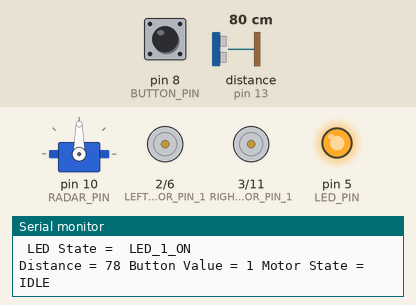
Recording of a sketch running on a simulated Arduino Uno, built with avr-gcc and run on an emulated ATmega328P. Parts: servo, motor-driver pin pairs drawn as motors (green arrow = first pin HIGH = forward, orange = second pin HIGH = backward, longer = more drive), output pins drawn as LEDs (lit = HIGH), the last lines printed to the serial monitor. Wiring (inferred from the names in the program): ultrasonic range finder: trigger pin 12; echo pin 13. Dashed ring = blinking. The test bench sets the inputs (shaded band); at power-on: pin 8 (BUTTON_PIN) HIGH, distance to the obstacle (sensor on pin 13) 80 cm. The echo pulse lasts 58.3 µs per cm; pins used as bus, display or sensor lines are not drawn.

Above: at 1.2 s.
1.3 s: pin 8 (BUTTON_PIN) pulled LOW for 0.15 s
At 2.4 s:
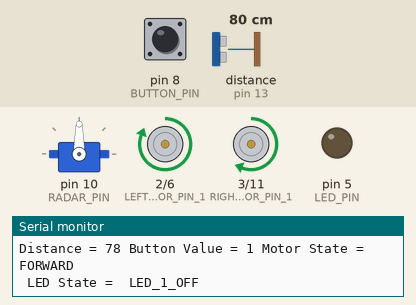
4.4 s: distance to the obstacle (sensor on pin 13) set to 12 cm
7.4 s: distance to the obstacle (sensor on pin 13) set to 9 cm
At 8.2 s:
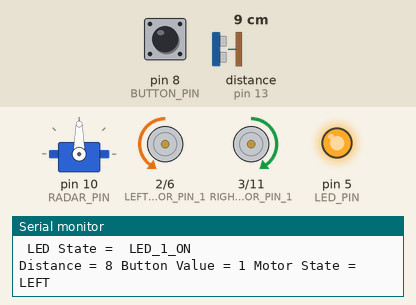
10.4 s: distance to the obstacle (sensor on pin 13) set to 120 cm
At 12.82 s:
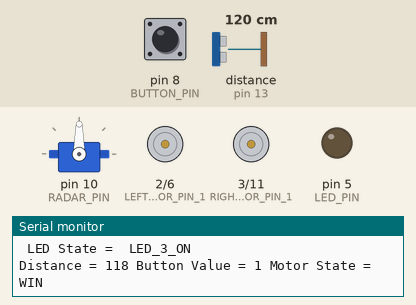
13.4 s: pin 8 (BUTTON_PIN) pulled LOW for 1 s
At 13.82 s:
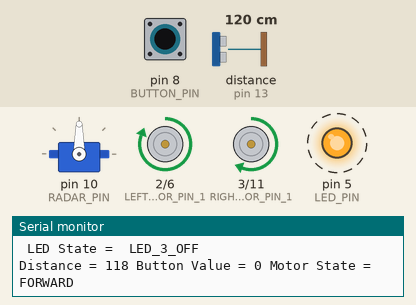
17.4 s: distance to the obstacle (sensor on pin 13) set to 2 cm
At 17.73 s:
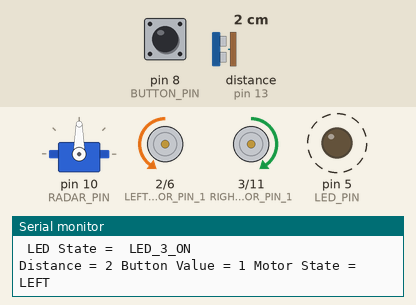
Timing chart, 0 to 21.4 s (numbered marks = the images above; inputs shaded):
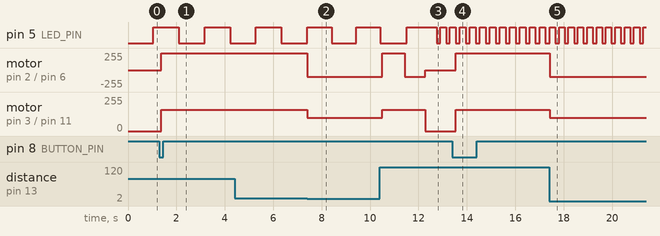

Measured:
- the behaviour switches between 11 and 10 cm on distance to the obstacle (sensor on pin 13) (found by bisection; images 1 and 2)
- after the input at 1.3 s, motor on pin 2 (LEFT_MOTOR_PIN_1) / pin 6 (LEFT_MOTOR_PIN_2): stopped → forward 255/255 after 0.06 s; motor on pin 3 (RIGHT_MOTOR_PIN_1) / pin 11 (RIGHT_MOTOR_PIN_2): stopped → forward 160/255 after 0.06 s
- after the input at 7.4 s, motor on pin 2 (LEFT_MOTOR_PIN_1) / pin 6 (LEFT_MOTOR_PIN_2): forward 255/255 → backward 100/255 at once; motor on pin 3 (RIGHT_MOTOR_PIN_1) / pin 11 (RIGHT_MOTOR_PIN_2): forward 160/255 → forward 100/255 at once
- after the input at 10.4 s, motor on pin 2 (LEFT_MOTOR_PIN_1) / pin 6 (LEFT_MOTOR_PIN_2): backward 100/255 → forward 255/255 after 0.11 s, → backward 100/255 0.92 s later, → stopped 0.86 s later; motor on pin 3 (RIGHT_MOTOR_PIN_1) / pin 11 (RIGHT_MOTOR_PIN_2): forward 100/255 → forward 160/255 after 0.11 s, → stopped 1.8 s later
- after the input at 13.4 s, motor on pin 2 (LEFT_MOTOR_PIN_1) / pin 6 (LEFT_MOTOR_PIN_2): stopped → forward 255/255 after 0.13 s; motor on pin 3 (RIGHT_MOTOR_PIN_1) / pin 11 (RIGHT_MOTOR_PIN_2): stopped → forward 160/255 after 0.13 s
- after the input at 17.4 s, motor on pin 2 (LEFT_MOTOR_PIN_1) / pin 6 (LEFT_MOTOR_PIN_2): forward 255/255 → backward 100/255 at once; motor on pin 3 (RIGHT_MOTOR_PIN_1) / pin 11 (RIGHT_MOTOR_PIN_2): forward 160/255 → forward 100/255 at once
- by itself, pin 5 (LED_PIN): alternates HIGH for 0.23 s and LOW for 0.16 s

The sketch:

Robot_code.ino
```cpp
#include <Servo.h>

// Variables
const int LEFT_MOTOR_PIN_1 = 2;
const int LEFT_MOTOR_PIN_2 = 6;
const int RIGHT_MOTOR_PIN_1 = 3;
const int RIGHT_MOTOR_PIN_2 = 11;
const int BUTTON_PIN = 8;
const int LED_PIN = 5;
const int TRIG_PIN = 12;
const int ECHO_PIN = 13;
const int RADAR_PIN = 10;

Servo myservo;
const int TIME = 10000;


unsigned long t_1;
unsigned long t1;
unsigned long t;
// STATES
const int IDLE = 0;
const int FORWARD = 1;
const int LEFT = 2;
const int RIGHT = 3;
const int STOP = 4;
const int RADAR_LEFT = 5; // NOT USED
const int RADAR_RIGHT = 6; // NOT USED
const int LED_ON_1 = 7;
const int LED_OFF_1 = 8;
const int LED_ON_3 = 9;
const int LED_OFF_3 = 10;
const int led1on = 11;
const int led3on = 12;
const int START = 13;
const int WIN = 14;
const int CHECK = 15;
const int CHECK_LEFT = 16;
const int CHECK_RIGHT = 17;

// create state table
const char* STATE[30] = {
  "IDLE",
  "FORWARD",
  "LEFT",
  "RIGHT",
  "STOP",
  "RADAR_LEFT",
  "RADAR_RIGHT",
  "LED_1_ON",
  "LED_1_OFF",
  "LED_3_ON",
  "LED_3_OFF",
  "led1_start",
  "led3_start",
  "START",
  "WIN",
  "CHECK",
  "CHECK_LEFT",
  "CHECK_RIGHT"
};

// Setting up default states

int state = IDLE;
int buttonValue;
int ledstate = IDLE;

// Defining the minimum distance to turn and the time it takes to turn
const int MIN_DISTANCE = 10;
const int MAX_DISTANCE = 100;
const int TURN_TIME = 200;


// LED on and off times
const int LED1_ON_TIME = 1000;
const int LED1_OFF_TIME = 1000;
const int LED3_ON_TIME = 133;
const int LED3_OFF_TIME = 200;

// getting distance
int getDistance() {
  unsigned long duration;
  // Clears the trigPin
  digitalWrite(TRIG_PIN, LOW);
  delayMicroseconds(2);
  // Sets the trigPin on HIGH state for 10 micro seconds
  digitalWrite(TRIG_PIN, HIGH);
  delayMicroseconds(10);
  digitalWrite(TRIG_PIN, LOW);
  // Reads the echoPin, returns the sound wave travel time in microseconds
  duration = pulseIn(ECHO_PIN, HIGH);
  //Serial.println(duration);
  // Calculating the distance
  int distance = (duration * 0.034) / 2;
  // Return the distance
  return (distance);
}

// Robot controlls
void forward() {
  analogWrite(LEFT_MOTOR_PIN_1, 200);
  analogWrite(LEFT_MOTOR_PIN_2, 0);
  analogWrite(RIGHT_MOTOR_PIN_1, 160);
  analogWrite(RIGHT_MOTOR_PIN_2, 0);
}


void turnLeft() {
  analogWrite(LEFT_MOTOR_PIN_1, 0);
  analogWrite(LEFT_MOTOR_PIN_2, 100);
  analogWrite(RIGHT_MOTOR_PIN_1, 100);
  analogWrite(RIGHT_MOTOR_PIN_2, 0);
}


void stop() {
  analogWrite(LEFT_MOTOR_PIN_1, 255);
  analogWrite(LEFT_MOTOR_PIN_2, 255);
  analogWrite(RIGHT_MOTOR_PIN_1, 255);
  analogWrite(RIGHT_MOTOR_PIN_2, 255);
}


void setup() {
  // put your setup code here, to run once:
  pinMode(BUTTON_PIN, INPUT);
  pinMode(LED_PIN, OUTPUT);
  pinMode(TRIG_PIN, OUTPUT);
  pinMode(ECHO_PIN, INPUT);
  pinMode(LEFT_MOTOR_PIN_1, OUTPUT);
  pinMode(LEFT_MOTOR_PIN_2, OUTPUT);
  pinMode(RIGHT_MOTOR_PIN_1, OUTPUT);
  pinMode(RIGHT_MOTOR_PIN_2, OUTPUT);
  Serial.begin(9600);
  myservo.attach(RADAR_PIN);
}

void loop() {
  // put your main code here, to run repeatedly:

  // Print statements
  buttonValue = digitalRead(BUTTON_PIN);
  int distance = getDistance();
  Serial.print("Distance = ");
  Serial.print(distance);
  Serial.print(" Button Value = ");
  Serial.print(buttonValue);
  Serial.print(" Motor State = ");
  Serial.println(STATE[state]);
  Serial.print(" LED State =  ");
  Serial.println(STATE[ledstate]);


  // LED handling
  // LED 1
  if (ledstate == IDLE) {
    t1 = millis();
    ledstate = led1on;
  } else if (ledstate == led1on) {
    if (millis() - t1 > 1000) {
      t1 = millis();
      digitalWrite(LED_PIN, HIGH);
      ledstate = LED_ON_1;
    }
  } else if (ledstate == LED_ON_1) {
    if (millis() - t1 > LED1_ON_TIME) {
      t1 = millis();
      digitalWrite(LED_PIN, LOW);
      ledstate = LED_OFF_1;
    }
  } else if (ledstate == LED_OFF_1) {
    if (millis() - t1 > LED1_OFF_TIME) {
      t1 = millis();
      digitalWrite(LED_PIN, HIGH);
      ledstate = LED_ON_1;
    }
  }

  // LED 3
  if (ledstate == WIN) {
    t1 = millis();
    ledstate = led3on;
  } else if (ledstate == led3on) {
    if (millis() - t1 > LED3_ON_TIME) {
      t1 = millis();
      digitalWrite(LED_PIN, HIGH);
      ledstate = LED_ON_3;
    }
  } else if (ledstate == LED_ON_3) {
    if (millis() - t1 > LED3_OFF_TIME) {
      t1 = millis();
      digitalWrite(LED_PIN, LOW);
      ledstate = LED_OFF_3;
    }
  } else if (ledstate == LED_OFF_3) {
    if (millis() - t1 > LED3_ON_TIME) {
      t1 = millis();
      digitalWrite(LED_PIN, HIGH);
      ledstate = LED_ON_3;
    }
  }


  // Motor Handling
  buttonValue = digitalRead(BUTTON_PIN);
  if (buttonValue == LOW && state == IDLE) {
    forward();
    state = FORWARD;
    t_1 = millis();
  } else if (buttonValue == LOW && state != FORWARD) {
    state = IDLE;
    stop();
  } else if (state == FORWARD) {
    if (millis() - t_1 > TIME) {
      stop();
      turnLeft();
      t_1 = millis();
      state = CHECK_LEFT;
    }

    // Sensor
    if (getDistance() < MIN_DISTANCE) {
      turnLeft();
      t = millis();
      state = LEFT;
      Serial.println(t);
    }

    // if this state occured
  } else if (state == LEFT) {
    if (millis() - t > TURN_TIME) {
      if (getDistance() > MIN_DISTANCE) {
        state = START;
      }
    }
  } else if (state == CHECK_LEFT)  {
    if (millis() - t_1 > TURN_TIME*4) {
      if (getDistance() > MAX_DISTANCE){
      ledstate = WIN;
      state = WIN;
      stop();
      }
      else if (getDistance() < MAX_DISTANCE){
        forward();
        state = FORWARD;
      }
    }
  } else if (state == START) {
    forward();
    state = FORWARD;
  }
}
```
